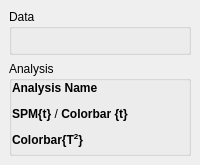
  <widget class="QDockWidget" name="legend_dock_widget">
   <property name="sizePolicy">
    <sizepolicy hsizetype="Minimum" vsizetype="Preferred">
     <horstretch>0</horstretch>
     <verstretch>0</verstretch>
    </sizepolicy>
   </property>
   <property name="minimumSize">
    <size>
     <width>150</width>
     <height>165</height>
    </size>
   </property>
   <property name="maximumSize">
    <size>
     <width>220</width>
     <height>524287</height>
    </size>
   </property>
   <property name="floating">
    <bool>false</bool>
   </property>
   <property name="features">
    <set>QDockWidget::AllDockWidgetFeatures</set>
   </property>
   <property name="allowedAreas">
    <set>Qt::AllDockWidgetAreas</set>
   </property>
   <property name="windowTitle">
    <string>Legend</string>
   </property>
   <attribute name="dockWidgetArea">
    <number>2</number>
   </attribute>
   <widget class="QWidget" name="dockWidgetContents">
    <layout class="QVBoxLayout" name="legend_widget_contents_layout">
     <item>
      <widget class="QGroupBox" name="legend_data_groupbox">
       <property name="title">
        <string>Data</string>
       </property>
       <layout class="QGridLayout" name="gridLayout_8">
        <property name="leftMargin">
         <number>0</number>
        </property>
        <property name="topMargin">
         <number>0</number>
        </property>
        <property name="rightMargin">
         <number>0</number>
        </property>
        <property name="bottomMargin">
         <number>0</number>
        </property>
        <item row="0" column="0">
         <widget class="MplCanvas" name="legend_data_panel" native="true"/>
        </item>
       </layout>
      </widget>
     </item>
     <item>
      <widget class="QGroupBox" name="legend_heatmap_groupbox">
       <property name="title">
        <string>Analysis</string>
       </property>
       <layout class="QGridLayout" name="gridLayout_9">
        <property name="leftMargin">
         <number>0</number>
        </property>
        <property name="topMargin">
         <number>0</number>
        </property>
        <property name="rightMargin">
         <number>0</number>
        </property>
        <property name="bottomMargin">
         <number>0</number>
        </property>
        <item row="1" column="0">
         <widget class="MplCanvas" name="legend_heatmap_panel" native="true"/>
        </item>
        <item row="0" column="0">
         <widget class="AnalysisLabel" name="label_analysis">
          <property name="text">
           <string>&lt;html&gt;&lt;head/&gt;&lt;body&gt;&lt;p&gt;&lt;span style=&quot; font-weight:600;&quot;&gt;Analysis Name&lt;/span&gt;&lt;/p&gt;&lt;p&gt;&lt;span style=&quot; font-weight:600;&quot;&gt;SPM{t}&lt;/span&gt; / &lt;span style=&quot; font-weight:600;&quot;&gt;Colorbar {t}&lt;/span&gt;&lt;/p&gt;&lt;p&gt;&lt;span style=&quot; font-weight:600;&quot;&gt;Colorbar{T&lt;/span&gt;&lt;span style=&quot; font-weight:600; vertical-align:super;&quot;&gt;2&lt;/span&gt;&lt;span style=&quot; font-weight:600;&quot;&gt;}&lt;/span&gt;&lt;/p&gt;&lt;/body&gt;&lt;/html&gt;</string>
          </property>
         </widget>
        </item>
       </layout>
      </widget>
     </item>
    </layout>
   </widget>
  </widget>
